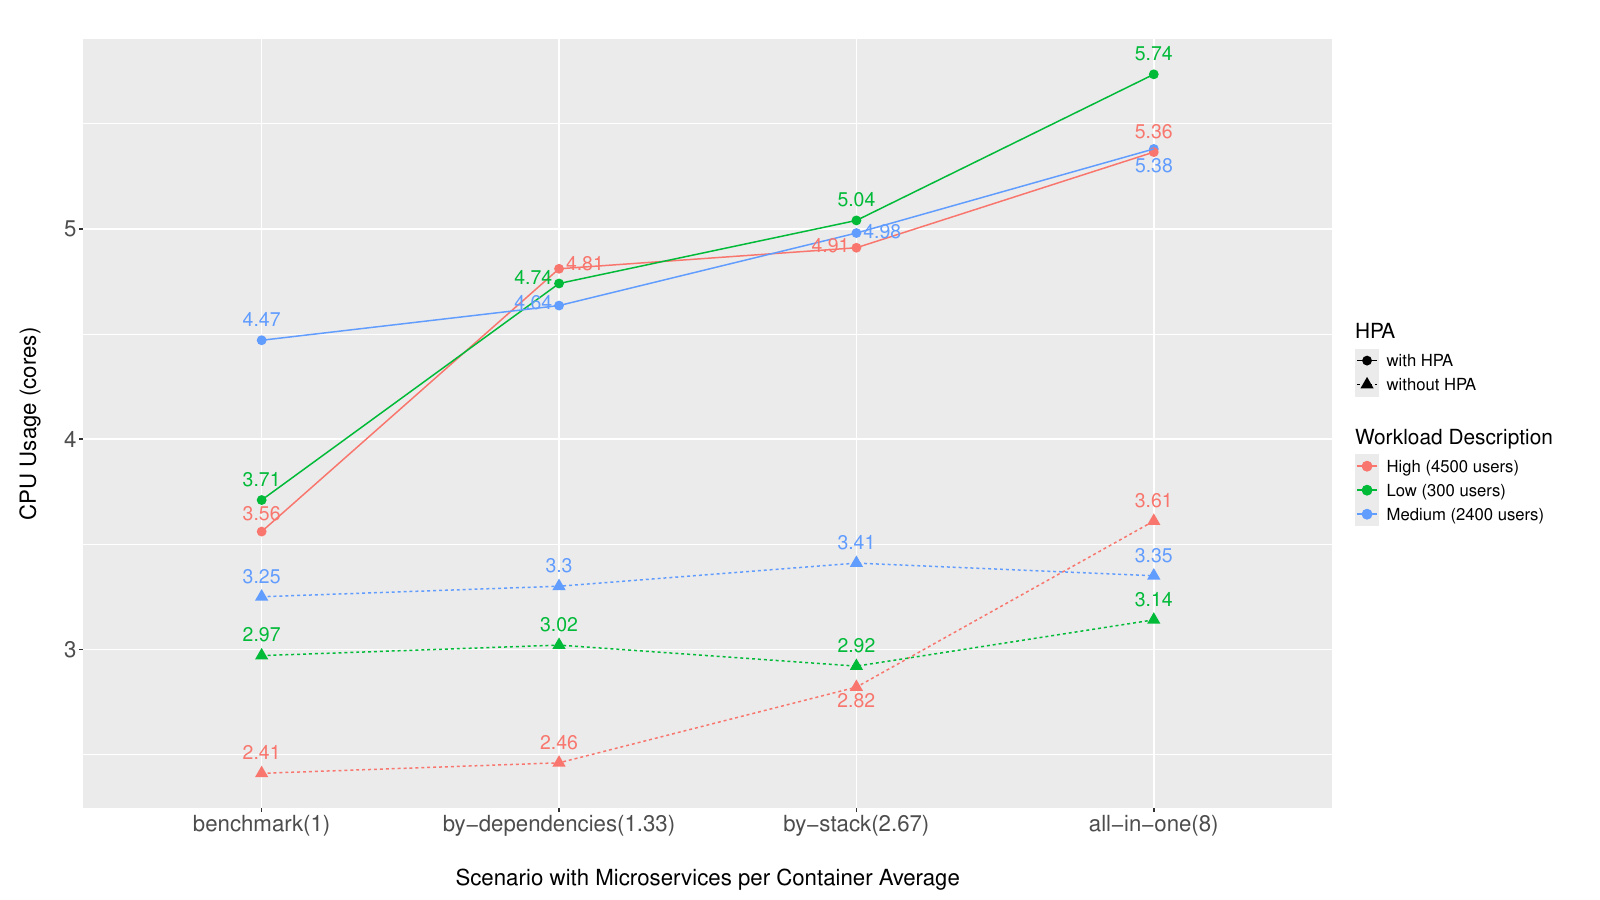

This chart was generated by the following R code:
setwd("~/Documentos/Dev/microservices-container-grouping/experiments_results/graphics_and_tables_consolidated/resources")
# Carregar pacotes necessários
library(ggplot2)
library(dplyr)
library(tidyr)
library(ggrepel)

# Criar o dataframe com os dados fornecidos
data_cpu <- data.frame(
  workload_desc = c("Low (300 users)", "Low (300 users)", "Low (300 users)", "Low (300 users)",
                    "Medium (2400 users)", "Medium (2400 users)", "Medium (2400 users)", "Medium (2400 users)",
                    "High (4500 users)", "High (4500 users)", "High (4500 users)", "High (4500 users)"),
  workload = c(300, 300, 300, 300, 2400, 2400, 2400, 2400, 4500, 4500, 4500, 4500),
  scenario = c("benchmark", "by-dependencies", "by-stack", "all-in-one",
               "benchmark", "by-dependencies", "by-stack", "all-in-one",
               "benchmark", "by-dependencies", "by-stack", "all-in-one"),
  Microservices_per_Container_Average = c(1.00, 1.33, 2.67, 8.00, 1.00, 1.33, 2.67, 8.00, 1.00, 1.33, 2.67, 8.00),
  CPU_Without_HPA = c(2.97, 3.02, 2.92, 3.14, 3.25, 3.30, 3.41, 3.35, 2.41, 2.46, 2.82, 3.61),
  CPU_With_HPA = c(3.71, 4.74, 5.04, 5.735, 4.47, 4.635, 4.98, 5.38, 3.56, 4.81, 4.91, 5.365)
)

# Transformar os dados em formato longo para ggplot
data_long_cpu <- data_cpu %>%
  pivot_longer(cols = c(CPU_Without_HPA, CPU_With_HPA), 
               names_to = "HPA", 
               values_to = "CPU") %>%
  mutate(HPA = recode(HPA, "CPU_Without_HPA" = "without HPA", "CPU_With_HPA" = "with HPA"))

# Criar uma nova coluna combinando cenário e média de microservices por container
data_long_cpu <- data_long_cpu %>%
  mutate(Scenario_Microservices = paste(scenario, "(", Microservices_per_Container_Average, ")", sep = ""),
         Scenario_Microservices = factor(Scenario_Microservices, levels = unique(Scenario_Microservices[order(Microservices_per_Container_Average)])))

# Gerar o gráfico
fig<-ggplot(data_long_cpu, aes(x = Scenario_Microservices, y = CPU, color = factor(workload_desc), shape = HPA)) +
  geom_point(size = 3) +
  geom_line(aes(linetype = HPA, group = interaction(workload_desc, HPA))) +
  geom_text_repel(aes(label = round(CPU, 2)), vjust = -1, size = 5, show_guide  = FALSE) +  # Adicionar os valores dos pontos com repel para evitar sobreposição
  labs(
    #title = "CPU Usage with and without HPA vs Scenario with Microservices per Container Average",
       x = "Scenario with Microservices per Container Average",
       y = "CPU Usage (cores)",
       color = "Workload Description",
       shape = "HPA",
       linetype = "HPA") +
  theme(plot.title = element_text(hjust = 0.5, vjust = 5, size = 20),
        strip.text = element_text(size= 16),
        plot.margin = unit(c(1,1,1,1), "cm"),
        axis.text = element_text(size = 16),
        #axis.text.x = element_text(angle = -45),
        legend.title = element_text(size = 15),
        legend.text = element_text(size = 12),
        axis.title = element_text(size = 16),
        axis.title.y=element_text(vjust=5),
        axis.title.x=element_text(vjust=-5))
fig
pdf_file = paste("resume_cpu_consumption.pdf",sep = "")
pdf(pdf_file, width = 16, height = 9)
print(fig)
dev.off()

